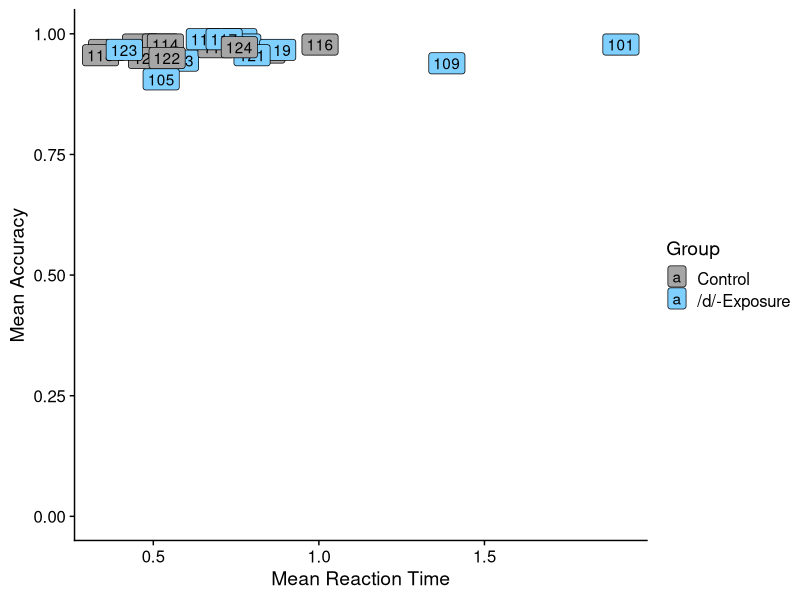
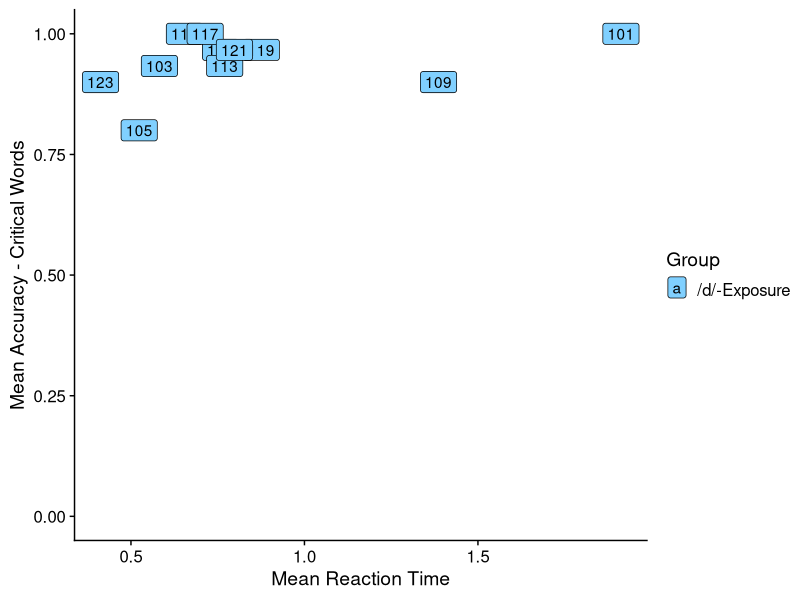
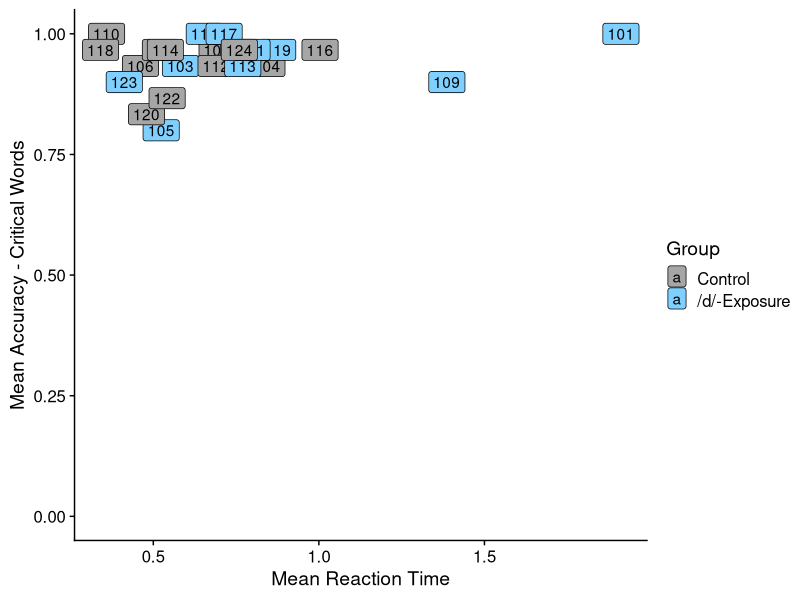
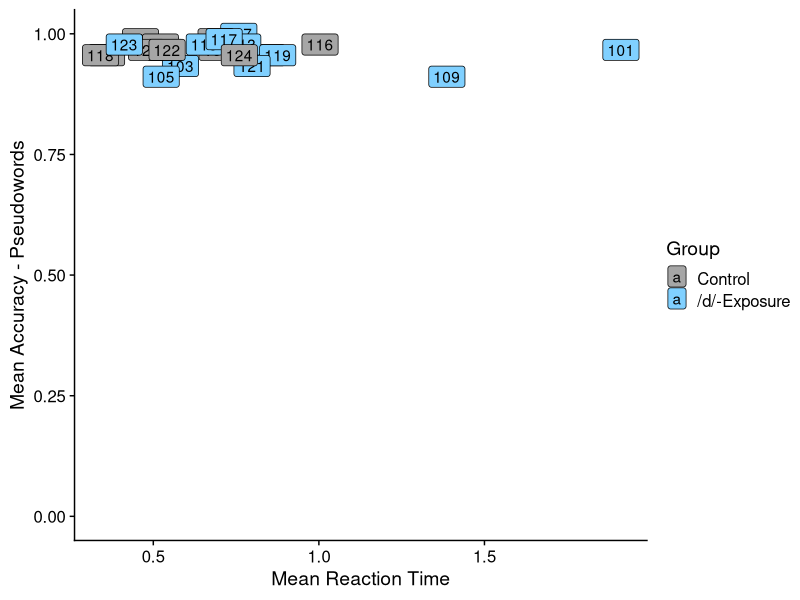
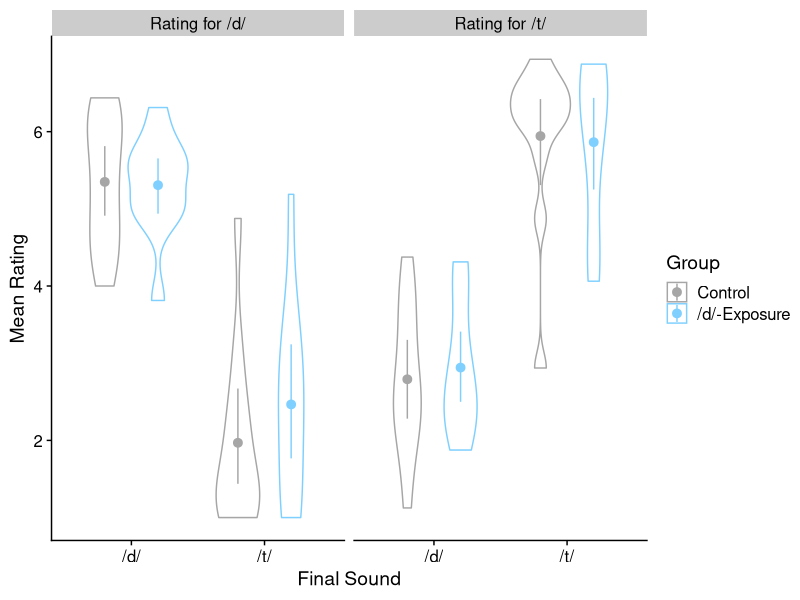

Reproduce these figures in R, in order.
## ---- chunk 1
knitr::opts_chunk$set(echo = TRUE)

## ---- chunk 2
library(tidyverse)
library(magrittr)
library(cowplot)
library(stringi)
library(lme4)
library(lmerTest)
library(ggplot2)
## ---- chunk 3
# Swedish data
d.swedish = read_csv(file = "../data/pilot_test/testrun2.csv")

d.swedish %<>%
  dplyr::rename(Filename = sound) %>%
  mutate(
    Block = gsub("^([A-Z]).*$", "\\1", item_cond),
    Block = factor(case_when(
      Block == "E" ~ "exposure",
      Block == "T" ~ "test",
      T ~ NA_character_
    )),
    MinimalPairID = factor(
      ifelse(Block == "exposure", NA,
             tolower(gsub("^[A-Z]+_([0-9]+)_.*$", "\\1", Filename)))),
    ItemTemp = gsub("^[A-Z]([A-Z]+)$", "\\1", item_cond),
    Item.WordStatus = factor(case_when(
      ItemTemp == "NW" ~ "non-word",
      ItemTemp %in% c("FW", "CW", "TW", "TF", "DF", "TI", "DI") ~ "word",
      T ~ NA_character_
    )),
    Item.Type = factor(case_when(
      ItemTemp %in% c("NW", "FW") ~ "filler",
      ItemTemp %in% c("CW", "TW", "TF", "DF", "TI", "DI") ~ "critical",
      T ~ NA_character_
    )),
    Sound.Type = factor(case_when(
      ItemTemp %in% c("DI", "DF", "TW") ~ "d",
      ItemTemp %in% c("TI", "TF") ~ "t",
      T ~ NA_character_
    )),  
    Sound.Position = factor(case_when(
      ItemTemp %in% c("TF", "DF", "TW") ~ "final",
      ItemTemp %in% c("TI", "DI") ~ "initial",
      T ~ NA_character_
    )),
    Word = str_replace(stri_trans_general(
      Filename, 
      "Latin-ASCII"),
      "^[A-Z]+_[0-9]+_([a-z]+)_.*$", "\\1"),
    group = NULL,
    ItemTemp = NULL,
    position = NULL,
    X1 = NULL,
    X = NULL
  ) %>%
  group_by(participant) %>%
  mutate(
    Group = if(sum(ifelse(item_cond == "ECW", 1, 0)) > 0) 
      "control" else "training",
    Trial = row_number()
  ) %>%
  ungroup() %>%
  mutate_at(
    c("item", "participant", "rating_for", "Group"),
    .funs = factor
  ) 

# Remove participants 100 & 111 because they are nonnative
d.swedish %<>% filter(!participant %in% c(100, 111)) 

## ---- chunk 4
# Showing by-subject accuracy and RTs during exposure
d.swedish.exposure.BySubject = d.swedish %>%
  filter(Block == "exposure") %>%
  group_by(participant, Group) %>%
  summarise(
    meanAccuracy = mean(key_resp_2.corr),
    meanAccuracy.critical.training = mean(ifelse(
      Item.Type == "critical" & Group == "training", 
      key_resp_2.corr, 
      NA), na.rm = T),
    meanAccuracy.critical.control = mean(ifelse(
      Item.Type == "critical" & Group == "control", 
      key_resp_2.corr, 
      NA), na.rm = T),
      meanAccuracy.critical = mean(ifelse(
        Item.Type == "critical", 
        key_resp_2.corr, 
        NA), na.rm = T),
    meanRT = mean(key_resp_2.rt),
          meanAccuracy.nonword = mean(ifelse(
            Item.WordStatus == "non-word", 
            key_resp_2.corr, 
            NA), na.rm = T),
    meanRT = mean(key_resp_2.rt)
  ) 

d.swedish.exposure.ByGroup <- d.swedish.exposure.BySubject %>% 
  group_by(Group) %>% 
  summarise(
    mean_group = mean(meanAccuracy), 
    mean_critical.training = mean(meanAccuracy.critical.training, na.rm=T), 
    mean_critical.control = mean(meanAccuracy.critical.control, na.rm=T), 
    SD = sd(meanAccuracy), 
    SD_critical.training = sd(meanAccuracy.critical.training, na.rm=T), 
    SD_critical.control = sd(meanAccuracy.critical.control, na.rm=T))

d_exposure.accuracy <- d.swedish %>%
  filter(Block == "exposure" & Group == "training") %>%
  group_by(Group) %>% 
  summarise(meanAccuracy = mean(key_resp_2.corr))

## ---- chunk 5
levels(d.swedish.exposure.BySubject$Group) <- c("Control", "/d/-Exposure")
d.swedish.exposure.BySubject %>%
  ggplot(
    aes(x = meanRT, 
        y = meanAccuracy, 
        label = participant, fill = Group)) + 
  geom_label() + 
  scale_fill_manual(values = c( "#a6a6a6", "#80d0ff")) + 
  scale_y_continuous(
    name = "Mean Accuracy", 
    breaks = c(0, 0.25, 0.5, 0.75, 1.0), 
    limits = c(0, 1.0)) + 
  xlab("Mean Reaction Time") + 
  theme_cowplot()
  
d.swedish.exposure.BySubject %>%
  filter(Group == "/d/-Exposure") %>% 
  ggplot(aes(x = meanRT, 
             y = meanAccuracy.critical.training, 
             label = participant, 
             fill = Group) ) + 
  geom_label() + 
  scale_fill_manual(values = c( "#80d0ff")) + 
  scale_y_continuous(
    name = "Mean Accuracy - Critical Words", 
    breaks = c(0, 0.25, 0.5, 0.75, 1.0), 
    limits = c(0, 1.0)) + 
  xlab("Mean Reaction Time") + 
  theme_cowplot()

d.swedish.exposure.BySubject %>%
  ggplot(aes(x = meanRT, 
             y = meanAccuracy.critical, 
             label = participant, 
             fill = Group) ) + 
  geom_label() + 
  scale_fill_manual(values = c( "#a6a6a6","#80d0ff")) + 
  scale_y_continuous(
    name = "Mean Accuracy - Critical Words", 
    breaks = c(0, 0.25, 0.5, 0.75, 1.0), 
    limits = c(0, 1.0)) + 
  xlab("Mean Reaction Time") + 
  theme_cowplot()

d.swedish.exposure.BySubject %>%
  ggplot(aes(x = meanRT, 
             y = meanAccuracy.nonword, 
             label = participant, 
             fill = Group) ) + 
  geom_label() + 
  scale_fill_manual(values = c( "#a6a6a6","#80d0ff")) + 
  scale_y_continuous(
    name = "Mean Accuracy - Pseudowords", 
    breaks = c(0, 0.25, 0.5, 0.75, 1.0), 
    limits = c(0, 1.0)) + 
  xlab("Mean Reaction Time") + 
  theme_cowplot()
## ---- chunk 6
d.swedish.test.BySubject = d.swedish %>%
  filter(Block == "test") %>%
  group_by(participant, Group, rating_for, Sound.Type, Sound.Position) %>%
  summarise(
    meanRating = mean(rating_1.response),
    meanRT = mean(rating_1.rt),
    n = n()
  ) 

levels(d.swedish.test.BySubject$rating_for) <- c("Rating for /d/", "Rating for /t/")
levels(d.swedish.test.BySubject$Group) <- c("Control", "/d/-Exposure")
d.swedish.test.BySubject %>%
  filter(Sound.Position == "final") %>% 
  ggplot(aes(x = Sound.Type, y = meanRating, color = Group)) +
  geom_violin( position = position_dodge (0.8)) + 
  stat_summary(
    fun.data = mean_cl_boot, 
    geom = "pointrange", 
    position = position_dodge(0.8)) + 
  scale_x_discrete(labels=c("d" ="/d/", "t" = "/t/")) +
  scale_colour_manual(values = c( "#a6a6a6", "#80d0ff")) + 
  xlab("Final Sound") + ylab("Mean Rating") + 
  facet_grid(. ~ rating_for) + 
  theme_cowplot()
